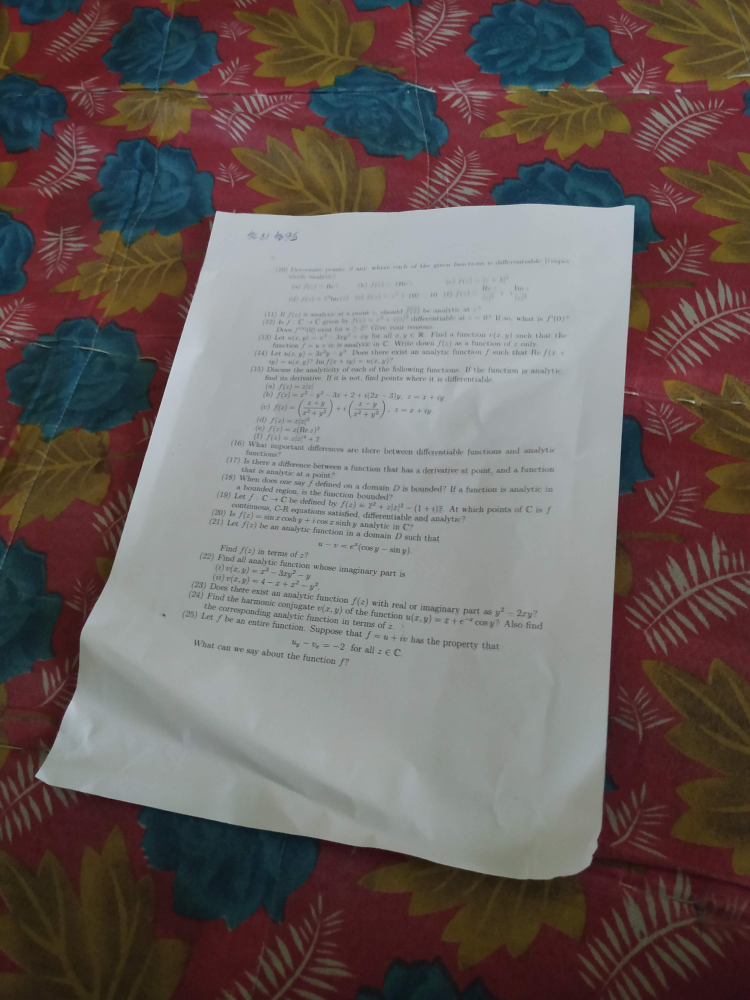
#> input picture images/pic26.jpg, 3000 x 4000 px, given in place of pic35c.jpg, which was not available (shown at 1/4 size)
$ jupyter execute --allow-errors Untitled.ipynb
#> lines starting #> are read from the running program, lines starting #| are printed output that depends on the picture; after the words box and inside, x2 and y2 are one past the last pixel; in counts of white or black regions, pixels touching at a corner belong together; pictures that were not available may be replaced by others from this repository, and a replacement may not be noted
[cell 1]
import cv2
import numpy as np
from matplotlib import pyplot as plt

img = cv2.imread('pic35c.jpg',0)
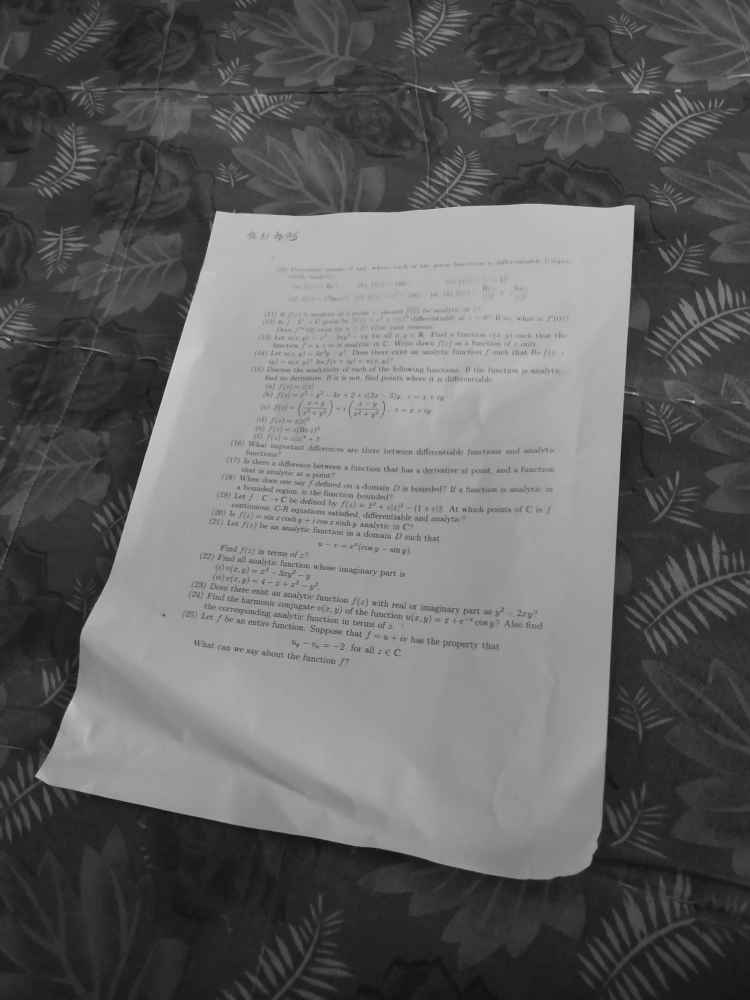
#> img: shape (4000, 3000) (shown at 1/4 size); min 0, max 224, mean 98.2

ret,th1 = cv2.threshold(img,127,255,cv2.THRESH_BINARY)
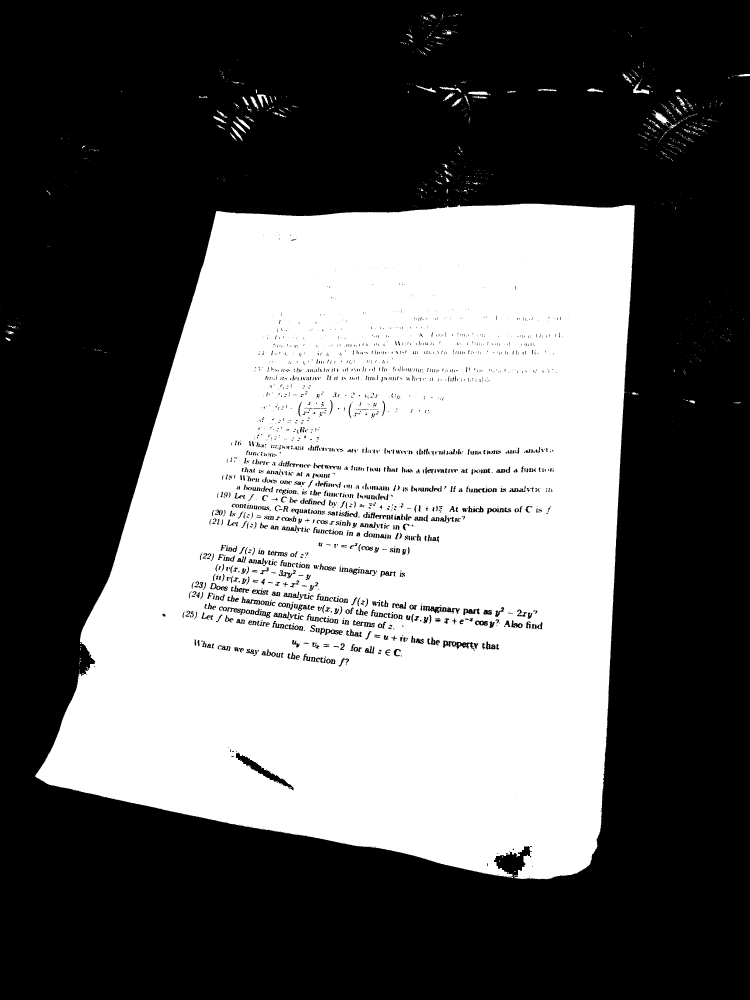
#> th1: shape (4000, 3000) (shown at 1/4 size); 40.2% white; 1275 white regions (1011 under 20 px), largest, box (x1, y1, x2, y2) and area: (141, 814, 2539, 3517) 4795513, (2612, 448, 2680, 503) 1237, (2532, 328, 2597, 377) 1004
#th2 = cv2.adaptiveThreshold(img,255,cv2.ADAPTIVE_THRESH_MEAN_C,cv2.THRESH_BINARY,11,5)
#th3 = cv2.adaptiveThreshold(img,255,cv2.ADAPTIVE_THRESH_GAUSSIAN_C,cv2.THRESH_BINARY,11,5)

blur = cv2.GaussianBlur(img,(7,7),0)
ret,th = cv2.threshold(blur,0,255,cv2.THRESH_BINARY+cv2.THRESH_OTSU)
#> th: shape (4000, 3000); 42.2% white; 370 white regions (109 under 20 px), largest, box (x1, y1, x2, y2) and area: (141, 639, 2556, 3518) 4943942, (2705, 1158, 2963, 1379) 7271, (2566, 403, 2798, 593) 6444
#> ret = 106

kernel = np.ones((5,5))
erosion = cv2.erode(th, kernel, iterations = 1)
#> erosion: shape (4000, 3000); 40.7% white; 348 white regions (166 under 20 px), largest, box (x1, y1, x2, y2) and area: (143, 798, 2538, 3515) 4838771, (2721, 1201, 2793, 1299) 2383, (2609, 442, 2767, 562) 2106
dilation = cv2.dilate(erosion, kernel, iterations = 1)
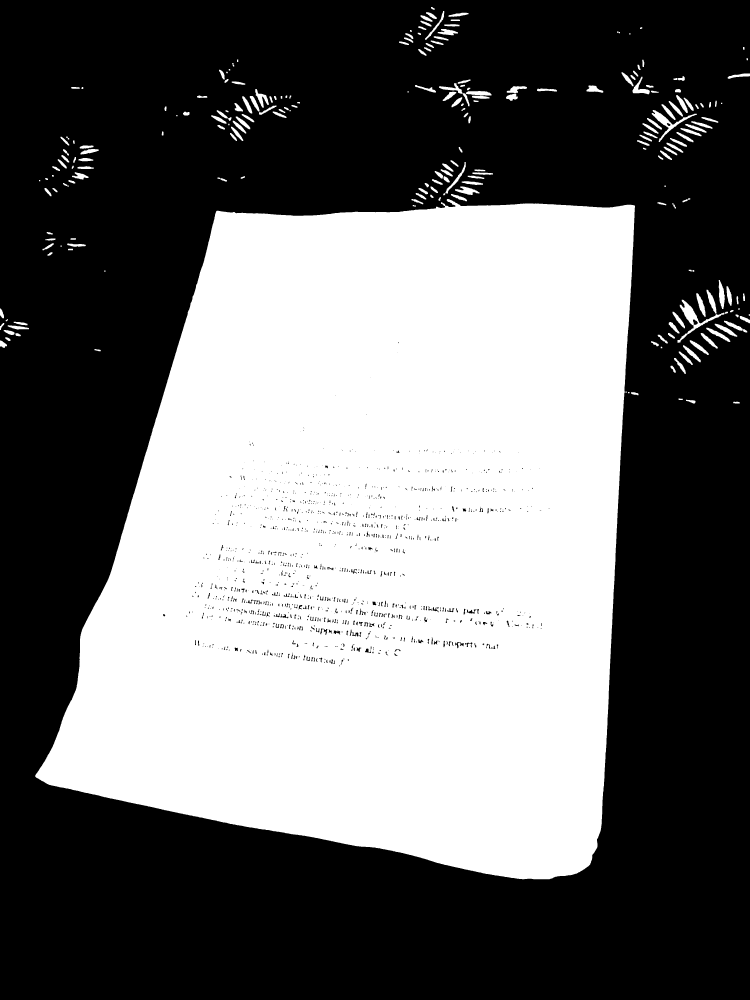
#> dilation: shape (4000, 3000) (shown at 1/4 size); 42% white; 242 white regions, largest, box (x1, y1, x2, y2) and area: (141, 796, 2540, 3517) 4939129, (2710, 1199, 2898, 1371) 5373, (2607, 440, 2787, 568) 3847
cv2.imwrite("pic35coo.jpg",dilation)
cv2.imwrite("pic35ct.jpg",th1)
#> Out = True

[cell 2]
import numpy as np
import cv2 as cv
cap = cv.VideoCapture(2)
while(True):
    # Capture frame-by-frame
    ret, frame = cap.read()
#> frame is the input picture: shape (4000, 3000, 3); mean B, G, R 92.6, 95, 106.7
    # Our operations on the frame come here
    #gray = cv.cvtColor(frame, cv.COLOR_BGR2GRAY)
    # Display the resulting frame
    cv.imshow('frame',frame)
    if cv.waitKey(1) & 0xFF == ord('q'):
#> (key q is pressed here)
        break
# When everything done, release the capture
cap.release()
cv.destroyAllWindows()

[cell 3]
import cv2
image = cv2.imread('/home/madhan/EE04_Tess/newspaper/news1.png') # reading the image
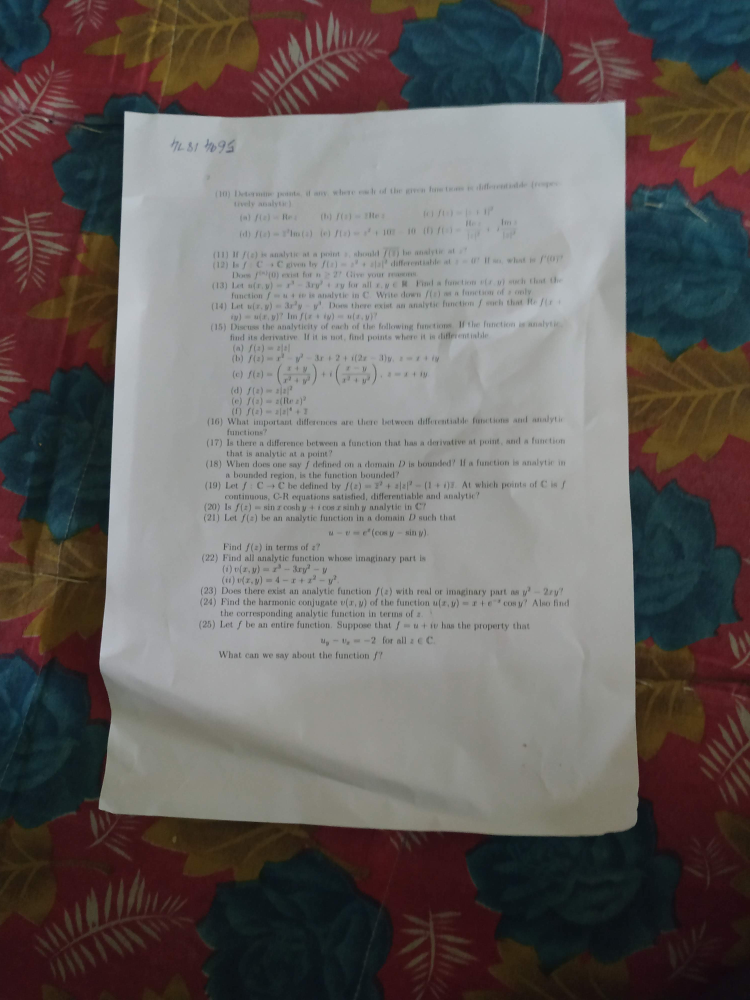
#> input picture images/pic27.jpg, 3000 x 4000 px, given in place of news1.png, which was not available (shown at 1/4 size)
#> image is the input picture: shape (4000, 3000, 3); mean B, G, R 95.3, 97.2, 103.6
gray = cv2.cvtColor(image, cv2.COLOR_BGR2GRAY) # convert2grayscale
thresh, binary = cv2.threshold(gray, 150, 255, cv2.THRESH_BINARY | cv2.THRESH_OTSU) # convert2binary
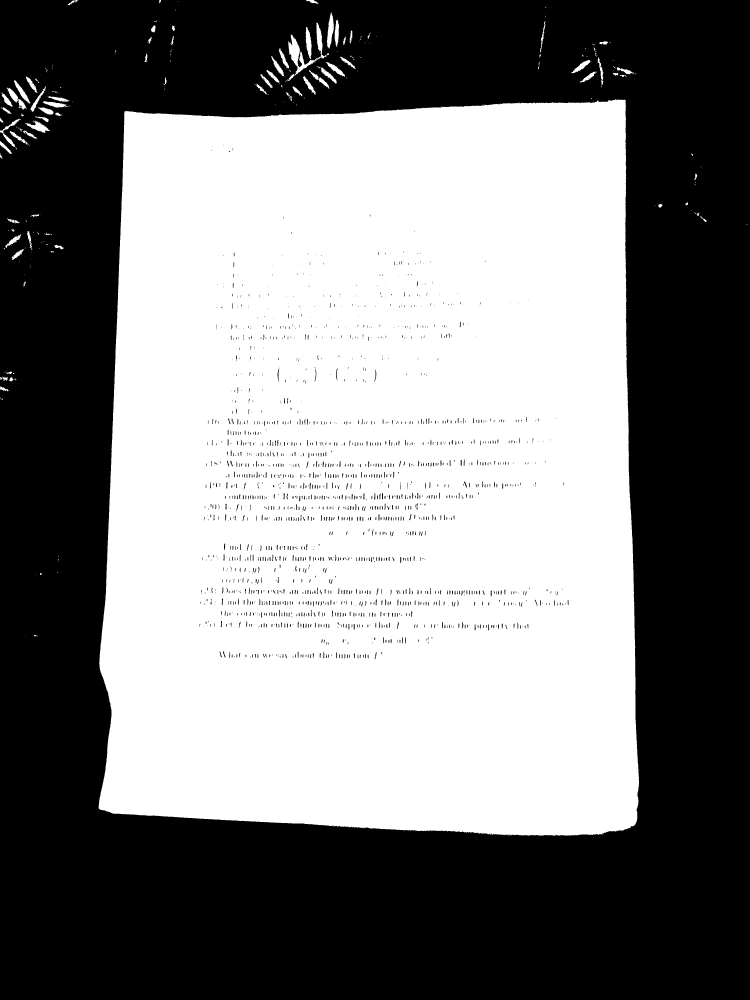
#> binary: shape (4000, 3000) (shown at 1/4 size); 49.6% white; 369 white regions (264 under 20 px)
#> thresh = 99
cv2.imshow('binary',binary)
#cv2.imwrite('binary.png', binary)
cv2.waitKey(0)
cv2.destroyAllWindows()

#> (a cell that did not finish here is left out)

[cell 5]
import numpy as np
mask = np.ones(image.shape[:2], dtype="uint8") * 255 # create blank image of same dimension of the original image
contours, _= cv2.findContours(~binary,cv2.RETR_EXTERNAL,cv2.CHAIN_APPROX_SIMPLE)
#> contours = 5 contours, 4 with area under 20; largest, box (x1, y1, x2, y2) and area: (0, 0, 3000, 4000) 11989399
heights = [cv2.boundingRect(contour)[3] for contour in contours] # collecting heights of each contour
#> heights = [1, 2, 3, 2, 4000]
avgheight = sum(heights)/len(heights) # average height
#> avgheight = 801.6
# finding the larger contours
# Applying Height heuristic
for c in contours:
    [x,y,w,h] = cv2.boundingRect(c)
    if h > 2*avgheight:
        cv2.drawContours(mask, [c], -1, 0, -1)
#> this loop made 5 passes
#> (c, x, y, w, h) on passes 1 to 4: ([[8, 1551], [10, 1551]], 8, 1551, 3, 1), ([[0, 1550], [0, 1551], [1, 1550]], 0, 1550, 2, 2), ([[3, 1512], [2, 1513], [2, 1514], [3, 1514]], 2, 1512, 2, 3), ([[0, 618], [0, 619]], 0, 618, 1, 2)
#> mask: shape (4000, 3000); 0.03% white; 13 white regions (4 under 20 px), largest, box (x1, y1, x2, y2) and area: (0, 474, 79, 588) 1501, (0, 564, 47, 616) 665, (1222, 0, 1274, 16) 363

smallmask=cv2.resize(mask,(600,800))
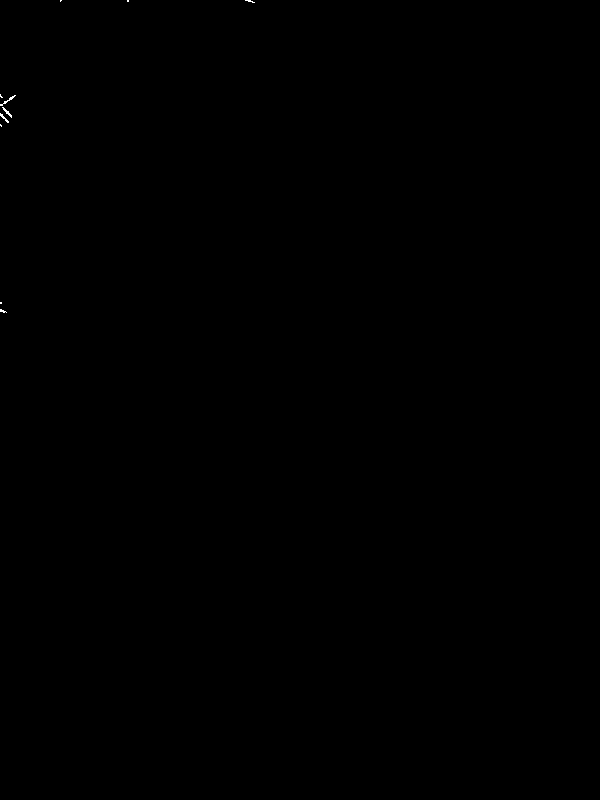
#> smallmask: shape (800, 600); 0.03% white in thin lines or dots, all inside (x1, y1, x2, y2) = (0, 0, 255, 313)
cv2.imshow('filter', smallmask)
#cv2.imwrite('filter.png', mask)
cv2.waitKey(0)
cv2.destroyAllWindows()
